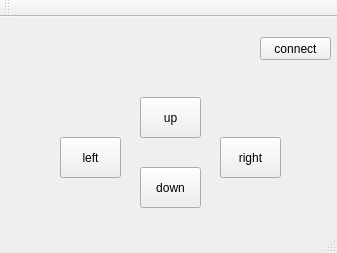
<?xml version="1.0" encoding="UTF-8"?>
<ui version="4.0">
 <class>MainWindow</class>
 <widget class="QMainWindow" name="MainWindow">
  <property name="geometry">
   <rect>
    <x>0</x>
    <y>0</y>
    <width>337</width>
    <height>253</height>
   </rect>
  </property>
  <property name="windowTitle">
   <string>MainWindow</string>
  </property>
  <widget class="QWidget" name="centralWidget">
   <widget class="QPushButton" name="pushButton_up">
    <property name="geometry">
     <rect>
      <x>140</x>
      <y>80</y>
      <width>61</width>
      <height>41</height>
     </rect>
    </property>
    <property name="text">
     <string>up</string>
    </property>
    <property name="checkable">
     <bool>true</bool>
    </property>
   </widget>
   <widget class="QPushButton" name="pushButton_down">
    <property name="geometry">
     <rect>
      <x>140</x>
      <y>150</y>
      <width>61</width>
      <height>41</height>
     </rect>
    </property>
    <property name="text">
     <string>down</string>
    </property>
   </widget>
   <widget class="QPushButton" name="pushButton_right">
    <property name="geometry">
     <rect>
      <x>220</x>
      <y>120</y>
      <width>61</width>
      <height>41</height>
     </rect>
    </property>
    <property name="text">
     <string>right</string>
    </property>
   </widget>
   <widget class="QPushButton" name="pushButton_left">
    <property name="geometry">
     <rect>
      <x>60</x>
      <y>120</y>
      <width>61</width>
      <height>41</height>
     </rect>
    </property>
    <property name="text">
     <string>left</string>
    </property>
   </widget>
   <widget class="QPushButton" name="pushButton_connect">
    <property name="geometry">
     <rect>
      <x>260</x>
      <y>20</y>
      <width>71</width>
      <height>23</height>
     </rect>
    </property>
    <property name="text">
     <string>connect</string>
    </property>
    <property name="checkable">
     <bool>true</bool>
    </property>
   </widget>
   <widget class="QWidget" name="">
    <property name="geometry">
     <rect>
      <x>10</x>
      <y>20</y>
      <width>241</width>
      <height>22</height>
     </rect>
    </property>
    <layout class="QHBoxLayout" name="horizontalLayout" stretch="1,5,1,3">
     <item>
      <widget class="QLabel" name="label">
       <property name="text">
        <string>IP:</string>
       </property>
      </widget>
     </item>
     <item>
      <widget class="QLineEdit" name="lineEdit_ip"/>
     </item>
     <item>
      <widget class="QLabel" name="label_2">
       <property name="text">
        <string>Port:</string>
       </property>
      </widget>
     </item>
     <item>
      <widget class="QLineEdit" name="lineEdit_port"/>
     </item>
    </layout>
   </widget>
  </widget>
  <widget class="QMenuBar" name="menuBar">
   <property name="geometry">
    <rect>
     <x>0</x>
     <y>0</y>
     <width>337</width>
     <height>23</height>
    </rect>
   </property>
  </widget>
  <widget class="QToolBar" name="mainToolBar">
   <attribute name="toolBarArea">
    <enum>TopToolBarArea</enum>
   </attribute>
   <attribute name="toolBarBreak">
    <bool>false</bool>
   </attribute>
  </widget>
  <widget class="QStatusBar" name="statusBar"/>
 </widget>
 <layoutdefault spacing="6" margin="11"/>
 <resources/>
 <connections/>
</ui>
